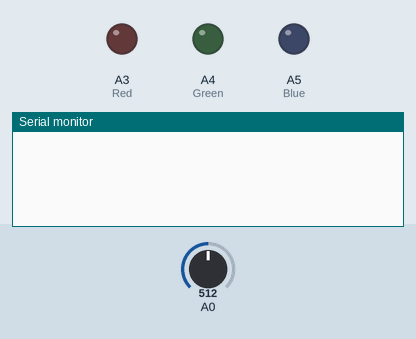
Recording of a sketch running on a simulated Arduino Uno, built with avr-gcc and run on an emulated ATmega328P. Shown: output pins drawn as LEDs (lit = HIGH), the last lines printed to the serial monitor. The test bench sets the inputs (shaded band); at power-on: A0 = 512.

Above: at 0.1 s.
2.3 s: A0 set to 108
At 3.0 s:
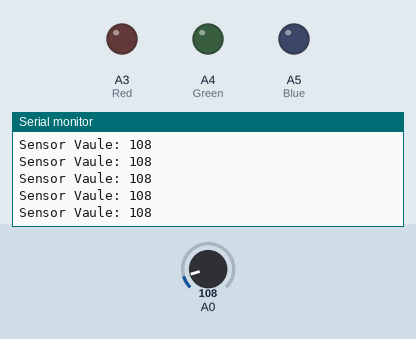
5.3 s: A0 set to 90
At 6.4 s:
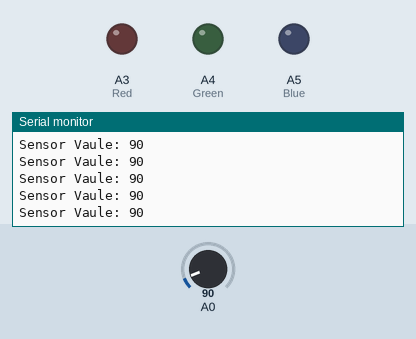
Timing chart, 0 to 8.3 s (numbered marks = the images above; inputs shaded):
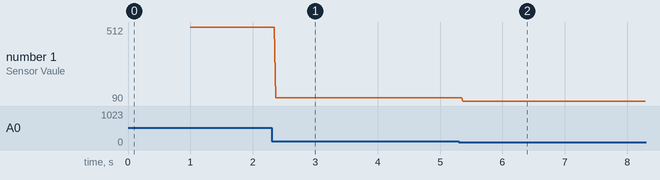

The sketch:

Blink-LED-Matrix.ino
```cpp
// Definging varibles
int Red = A3;
int Green = A4;
int Blue = A5;


void setup() {
 delay(1000);
 Serial.begin(9600);
 pinMode(Red, OUTPUT);
 pinMode(Green, OUTPUT);
 pinMode(Blue, OUTPUT);
}

void loop() {
  int ph = analogRead(A0);
  Serial.print("Sensor Vaule: ");
  Serial.println(ph);
  switch(ph){
  case 680:
   digitalWrite(Red, HIGH);
   Serial.println("Red On");
   break;
  case 690:
   digitalWrite(Green, HIGH);
   Serial.println("Green On");
   break;
  case 695:
   digitalWrite(Blue, HIGH);
   Serial.println("Blue On");
   break;
  default:
   digitalWrite(Red, LOW);
   digitalWrite(Green, LOW);
   digitalWrite(Blue, LOW);
   break;
  }
  delay(10);
}
```

Measured:
- after the input at 2.3 s, the serial monitor: prints a new line after 0.06 s (image 1)
- after the input at 5.3 s, the serial monitor: prints a new line after 0.07 s (image 2)
- plotted number 1: 512 → 108 after the input at 2.3 s, 108 → 90 after the input at 5.3 s
